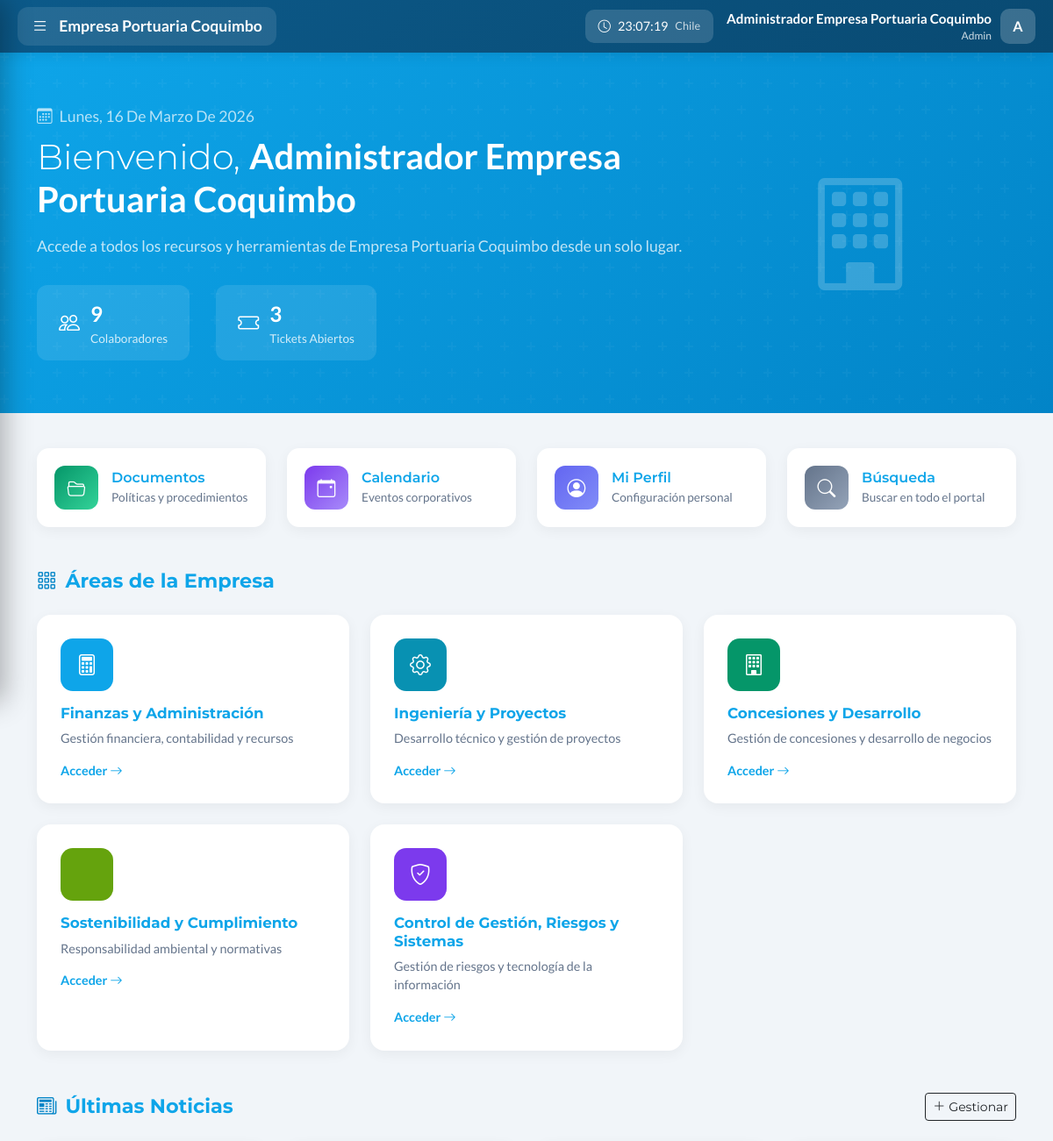
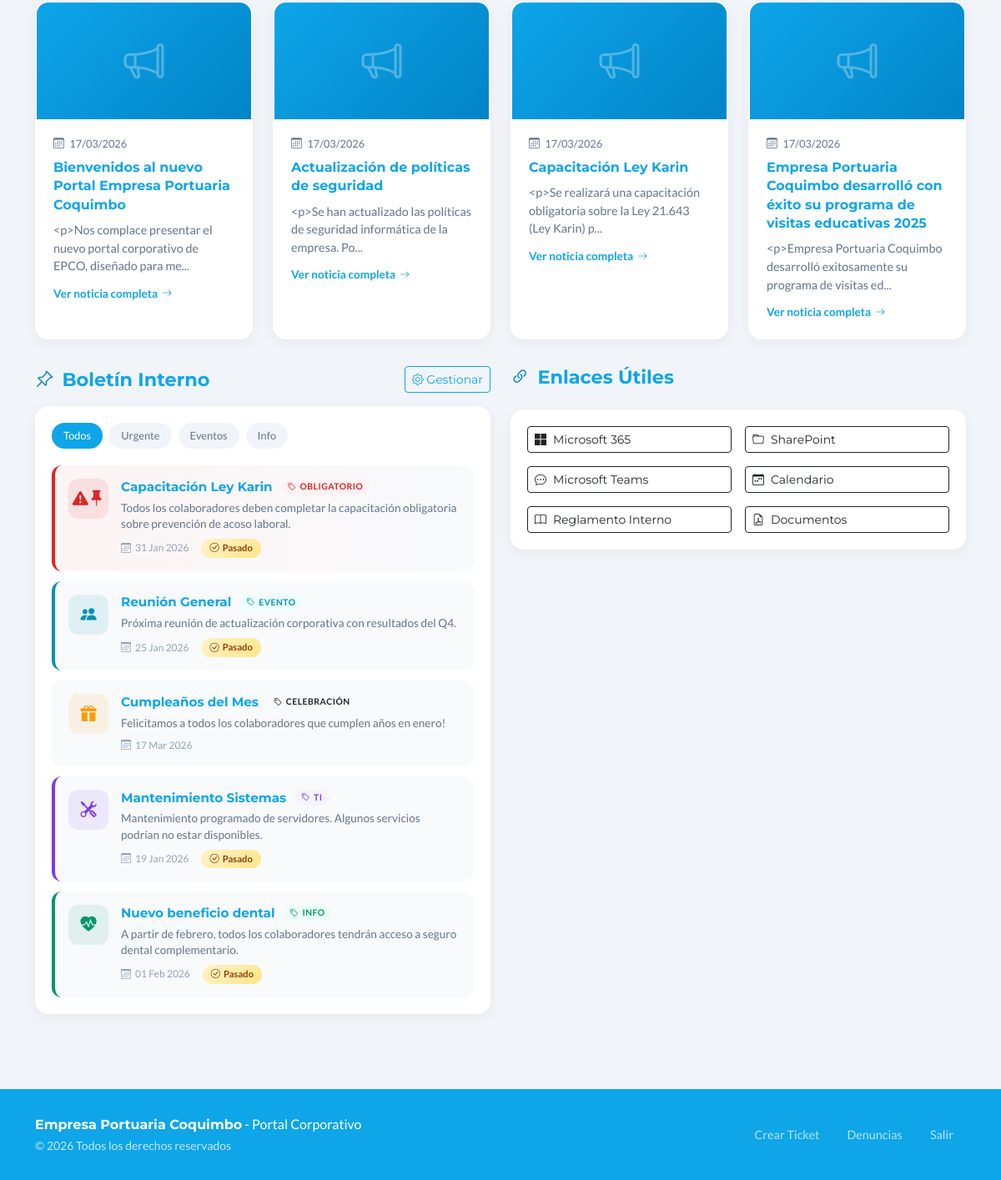
The page /panel_intranet.php (signed in) on the database its author committed (2 pictures, top to bottom).
### tables this page shows
CREATE TABLE IF NOT EXISTS users (
    id INT AUTO_INCREMENT PRIMARY KEY,
    name VARCHAR(100) NOT NULL,
    username VARCHAR(50) NOT NULL UNIQUE,
    email VARCHAR(150) NOT NULL UNIQUE,
    password VARCHAR(255) NOT NULL,
    role ENUM('admin', 'soporte', 'social', 'denuncia', 'user') NOT NULL DEFAULT 'user',
    is_active TINYINT(1) DEFAULT 1,
    last_login TIMESTAMP NULL,
    login_attempts INT DEFAULT 0,
    locked_until TIMESTAMP NULL,
    birthday DATE DEFAULT NULL,
    phone VARCHAR(20) DEFAULT NULL,
    department VARCHAR(100) DEFAULT NULL,
    position VARCHAR(100) DEFAULT NULL,
    avatar VARCHAR(255) DEFAULT NULL,
    bio TEXT DEFAULT NULL,
    created_at TIMESTAMP DEFAULT CURRENT_TIMESTAMP,
    updated_at TIMESTAMP DEFAULT CURRENT_TIMESTAMP ON UPDATE CURRENT_TIMESTAMP,
    INDEX idx_username (username),
    INDEX idx_email (email),
    INDEX idx_role (role)
);

CREATE TABLE IF NOT EXISTS news (
    id INT AUTO_INCREMENT PRIMARY KEY,
    title VARCHAR(200) NOT NULL,
    excerpt VARCHAR(300) DEFAULT NULL,
    content TEXT NOT NULL,
    image_url VARCHAR(500) DEFAULT NULL,
    news_url VARCHAR(500) DEFAULT NULL,
    author_id INT DEFAULT NULL,
    category VARCHAR(50) DEFAULT 'general',
    is_featured TINYINT(1) DEFAULT 0,
    is_published TINYINT(1) DEFAULT 1,
    views INT DEFAULT 0,
    created_at TIMESTAMP DEFAULT CURRENT_TIMESTAMP,
    updated_at TIMESTAMP DEFAULT CURRENT_TIMESTAMP ON UPDATE CURRENT_TIMESTAMP,
    FOREIGN KEY (author_id) REFERENCES users(id) ON DELETE SET NULL,
    INDEX idx_published (is_published),
    INDEX idx_featured (is_featured)
);

CREATE TABLE IF NOT EXISTS bulletins (
    id INT AUTO_INCREMENT PRIMARY KEY,
    title VARCHAR(200) NOT NULL,
    content TEXT NOT NULL,
    category ENUM('urgent', 'event', 'info', 'maintenance', 'celebration') NOT NULL DEFAULT 'info',
    priority ENUM('low', 'normal', 'high') NOT NULL DEFAULT 'normal',
    icon VARCHAR(50) DEFAULT 'bi-megaphone',
    event_date DATE DEFAULT NULL,
    deadline_date DATE DEFAULT NULL,
    is_active TINYINT(1) DEFAULT 1,
    is_pinned TINYINT(1) DEFAULT 0,
    expanded_content TEXT DEFAULT NULL,
    action_url VARCHAR(500) DEFAULT NULL,
    action_label VARCHAR(100) DEFAULT NULL,
    author_id INT DEFAULT NULL,
    created_at TIMESTAMP DEFAULT CURRENT_TIMESTAMP,
    updated_at TIMESTAMP DEFAULT CURRENT_TIMESTAMP ON UPDATE CURRENT_TIMESTAMP,
    expires_at DATE DEFAULT NULL,
    FOREIGN KEY (author_id) REFERENCES users(id) ON DELETE SET NULL,
    INDEX idx_category (category),
    INDEX idx_active (is_active),
    INDEX idx_pinned (is_pinned),
    INDEX idx_expires (expires_at)
);

### public/panel_intranet.php (the view, shortened to what the rows shown need)
<?php
require_once '../includes/bootstrap.php';
$user = getCurrentUser();
$news = $pdo->query('SELECT n.*, u.name as author_name FROM news n LEFT JOIN users u ON n.author_id = u.id WHERE n.is_published = 1 ORDER BY n.created_at DESC LIMIT 4')->fetchAll();
$bulletins = [];
try {
    $bulletins = $pdo->query("
        SELECT *,
            COALESCE(event_date, deadline_date) as countdown_date
        FROM bulletins
        WHERE is_active = 1
        AND (expires_at IS NULL OR expires_at >= CURDATE())
        ORDER BY is_pinned DESC, priority = 'high' DESC, created_at DESC
        LIMIT 6
    ")->fetchAll();
} catch (Exception $e) {
    $bulletins = [];
}
$bulletinCategories = [
    'urgent' => ['label' => 'Obligatorio', 'color' => '#dc2626', 'bg' => 'rgba(220,38,38,0.1)'],
    'event' => ['label' => 'Evento', 'color' => '#0891b2', 'bg' => 'rgba(8,145,178,0.1)'],
    'info' => ['label' => 'Info', 'color' => '#059669', 'bg' => 'rgba(5,150,105,0.1)'],
    'maintenance' => ['label' => 'TI', 'color' => '#7c3aed', 'bg' => 'rgba(124,58,237,0.1)'],
    'celebration' => ['label' => 'Celebración', 'color' => '#f59e0b', 'bg' => 'rgba(245,158,11,0.1)']
];
?>
<!DOCTYPE html>
<html lang="es">
<head>
    <link href="https://cdn.jsdelivr.net/npm/bootstrap@5.3.2/dist/css/bootstrap.min.css" rel="stylesheet">
    <link href="https://cdn.jsdelivr.net/npm/bootstrap-icons@1.11.1/font/bootstrap-icons.css" rel="stylesheet">
    <link href="css/intranet.css" rel="stylesheet">
    <link href="css/panel-intranet.css" rel="stylesheet">
</head>
<body class="has-sidebar">
    <?php include '../includes/barra_lateral.php'; ?>
    <section class="hero-welcome">
        <div class="container">
            <div class="hero-content">
                <div class="row align-items-center">
                    <div class="col-lg-8">
                        <h1 class="welcome-text mb-0">
                            Bienvenido, <span class="welcome-name"><?= htmlspecialchars($user['name']) ?></span>
                        </h1>
                    </div>
                </div>
            </div>
        </div>
    </section>
    <main class="main-content">
        <div class="container">
            <section id="areas" class="mb-5">
                <h2 class="section-title"><i class="bi bi-grid-3x3-gap"></i>Áreas de la Empresa</h2>
            </section>
            <div class="row g-4">
                <div class="col-12">
                    <section id="noticias">
                        <div class="d-flex justify-content-between align-items-center mb-4">
                            <h2 class="section-title mb-0"><i class="bi bi-newspaper"></i>Últimas Noticias</h2>
                        </div>
                        <div class="row g-4">
                            <?php if (empty($news)): ?>
                            <div class="col-12">
                                <div class="text-center py-5 text-muted">
                                    <i class="bi bi-newspaper" style="font-size: 3rem;"></i>
                                    <p class="mt-3">No hay noticias disponibles</p>
                                </div>
                            </div>
                            <?php else: ?>
                            <?php foreach ($news as $index => $item): ?>
                            <div class="col-lg-3 col-md-6">
                                <div class="news-card" onclick="showNewsDetail(<?= $index ?>)" style="cursor: pointer;">
                                    <div class="news-image">
                                        <?php if ($item['image_url']): ?>
                                        <img src="<?= htmlspecialchars($item['image_url']) ?>" alt="" style="width:100%;height:100%;object-fit:cover;">
                                        <?php else: ?>
                                        <i class="bi bi-megaphone"></i>
                                        <?php endif; ?>
                                    </div>
                                    <div class="news-content">
                                        <div class="news-date">
                                            <i class="bi bi-calendar3 me-1"></i>
                                            <?= date('d/m/Y', strtotime($item['created_at'])) ?>
                                        </div>
                                        <h5><?= htmlspecialchars($item['title']) ?></h5>
                                        <p><?= htmlspecialchars(substr($item['content'], 0, 80)) ?>...</p>
                                        <span class="news-read-more">
                                            Ver noticia completa <i class="bi bi-arrow-right"></i>
                                        </span>
                                    </div>
                                </div>
                            </div>
                            <?php endforeach; ?>
                            <?php endif; ?>
                        </div>
                    </section>
                </div>
            </div>
            <div class="row g-4 mt-2">
                <div class="col-lg-6">
                    <div class="d-flex justify-content-between align-items-center">
                        <h2 class="section-title mb-0"><i class="bi bi-pin-angle"></i>Boletín Interno</h2>
                    </div>
                    <div class="bulletin-board mt-3">
                        <?php if (empty($bulletins)): ?>
                        <div class="bulletin-item priority-info" data-category="info" onclick="toggleBulletin(this)">
                            <div class="bulletin-icon" style="background: rgba(5,150,105,0.1); color: #059669;">
                                <i class="bi bi-info-circle-fill"></i>
                            </div>
                            <div class="bulletin-content">
                                <div class="bulletin-header">
                                    <h6>Bienvenido al Boletín</h6>
                                    <span class="bulletin-badge info"><i class="bi bi-info-circle"></i> Info</span>
                                </div>
                                <p>No hay boletines publicados aún. Los administradores pueden agregar nuevos anuncios.</p>
                                <div class="bulletin-footer">
                                    <span class="bulletin-date"><i class="bi bi-calendar3"></i> <?= date('d M Y') ?></span>
                                </div>
                            </div>
                        </div>
                        <?php else: ?>
                        <?php foreach ($bulletins as $index => $bulletin):
                            $category = $bulletin['category'] ?? 'info';
                            $catStyle = $bulletinCategories[$category] ?? $bulletinCategories['info'];
                            $isPinned = $bulletin['is_pinned'] ?? false;
                            $icon = $bulletin['icon'] ?? 'bi-megaphone-fill';
                        ?>
                        <div class="bulletin-item priority-<?= htmlspecialchars($category) ?><?= $isPinned ? ' pinned' : '' ?>"
                             data-category="<?= htmlspecialchars($category) ?>"
                             onclick="toggleBulletin(this)">
                            <div class="bulletin-icon" style="background: <?= $catStyle['bg'] ?>; color: <?= $catStyle['color'] ?>;">
                                <i class="bi <?= htmlspecialchars($icon) ?>"></i>
                                <?php if ($isPinned): ?>
                                <span class="pinned-indicator"><i class="bi bi-pin-fill"></i></span>
                                <?php endif; ?>
                            </div>
                            <div class="bulletin-content">
                                <div class="bulletin-header">
                                    <h6><?= htmlspecialchars($bulletin['title']) ?></h6>
                                    <span class="bulletin-badge <?= htmlspecialchars($category) ?>">
                                        <i class="bi bi-tag"></i> <?= htmlspecialchars($catStyle['label']) ?>
                                    </span>
                                </div>
                                <p><?= htmlspecialchars($bulletin['content']) ?></p>
                                <div class="bulletin-footer">
                                    <?php if (!empty($bulletin['countdown_date'])): ?>
                                    <span class="bulletin-date"><i class="bi bi-calendar3"></i> <?= date('d M Y', strtotime($bulletin['countdown_date'])) ?></span>
                                    <span class="bulletin-countdown" data-date="<?= $bulletin['countdown_date'] ?>"><i class="bi bi-clock"></i> Calculando...</span>
                                    <?php else: ?>
                                    <span class="bulletin-date"><i class="bi bi-calendar3"></i> <?= date('d M Y', strtotime($bulletin['created_at'])) ?></span>
                                    <?php endif; ?>
                                </div>
                            </div>
                        </div>
                        <?php endforeach; ?>
                        <?php endif; ?>
                    </div>
                </div>
                <div class="col-lg-6">
                    <h2 class="section-title"><i class="bi bi-link-45deg"></i>Enlaces Útiles</h2>
                </div>
            </div>
        </div>
    </main>
</body>
</html>

### includes/barra_lateral.php (shortened to what the rows shown need)
<link href="css/sidebar.css?v=<?= filemtime(__DIR__ . '/../public/css/sidebar.css') ?>" rel="stylesheet">
<div class="epco-topbar">
    <div class="topbar-right">
        <div class="topbar-user">
            <div class="topbar-user-info d-none d-md-block">
                <div class="topbar-user-name"><?= htmlspecialchars($user['name']) ?></div>
                <div class="topbar-user-role"><?= ucfirst($user['role']) ?></div>
            </div>
            <div class="dropdown">
                <div class="topbar-avatar" role="button" data-bs-toggle="dropdown">
                    <?= strtoupper(substr($user['name'], 0, 1)) ?>
                </div>
            </div>
        </div>
    </div>
</div>

### rows shown on the page
users: name "Administrador Empresa Portuaria Coquimbo", role "Admin", name "A"
news: created_at "17/03/2026", title "Bienvenidos al nuevo Portal Empresa Portuaria Coquimbo", content "<p>Nos complace presentar el nuevo portal corporativo de EPCO, diseñado para me"
news: created_at "17/03/2026", title "Actualización de políticas de seguridad", content "<p>Se han actualizado las políticas de seguridad informática de la empresa. Po"
news: created_at "17/03/2026", title "Capacitación Ley Karin", content "<p>Se realizará una capacitación obligatoria sobre la Ley 21.643 (Ley Karin) p"
news: created_at "17/03/2026", title "Empresa Portuaria Coquimbo desarrolló con éxito su programa de visitas educativas 2025", content "<p>Empresa Portuaria Coquimbo desarrolló exitosamente su programa de visitas ed"
bulletins: is_pinned 1 (drawn), title "Capacitación Ley Karin", category "OBLIGATORIO", content "Todos los colaboradores deben completar la capacitación obligatoria sobre prevención de acoso laboral.", countdown_date "31 Jan 2026"
bulletins: title "Reunión General", category "EVENTO", content "Próxima reunión de actualización corporativa con resultados del Q4.", countdown_date "25 Jan 2026"
bulletins: title "Cumpleaños del Mes", category "CELEBRACIÓN", content "Felicitamos a todos los colaboradores que cumplen años en enero!", created_at "17 Mar 2026"
bulletins: title "Mantenimiento Sistemas", category "TI", content "Mantenimiento programado de servidores. Algunos servicios podrían no estar disponibles.", countdown_date "19 Jan 2026"
bulletins: title "Nuevo beneficio dental", category "INFO", content "A partir de febrero, todos los colaboradores tendrán acceso a seguro dental complementario.", countdown_date "01 Feb 2026"

### other values the page prints
$totalUsers "9"
$openTickets "3"
$area['name'] "Finanzas y Administración"
$area['description'] "Gestión financiera, contabilidad y recursos"
$area['name'] "Ingeniería y Proyectos"
$area['description'] "Desarrollo técnico y gestión de proyectos"
$area['name'] "Concesiones y Desarrollo"
$area['description'] "Gestión de concesiones y desarrollo de negocios"
$area['name'] "Sostenibilidad y Cumplimiento"
$area['description'] "Responsabilidad ambiental y normativas"
$area['name'] "Control de Gestión, Riesgos y Sistemas"
$area['description'] "Gestión de riesgos y tecnología de la información"
